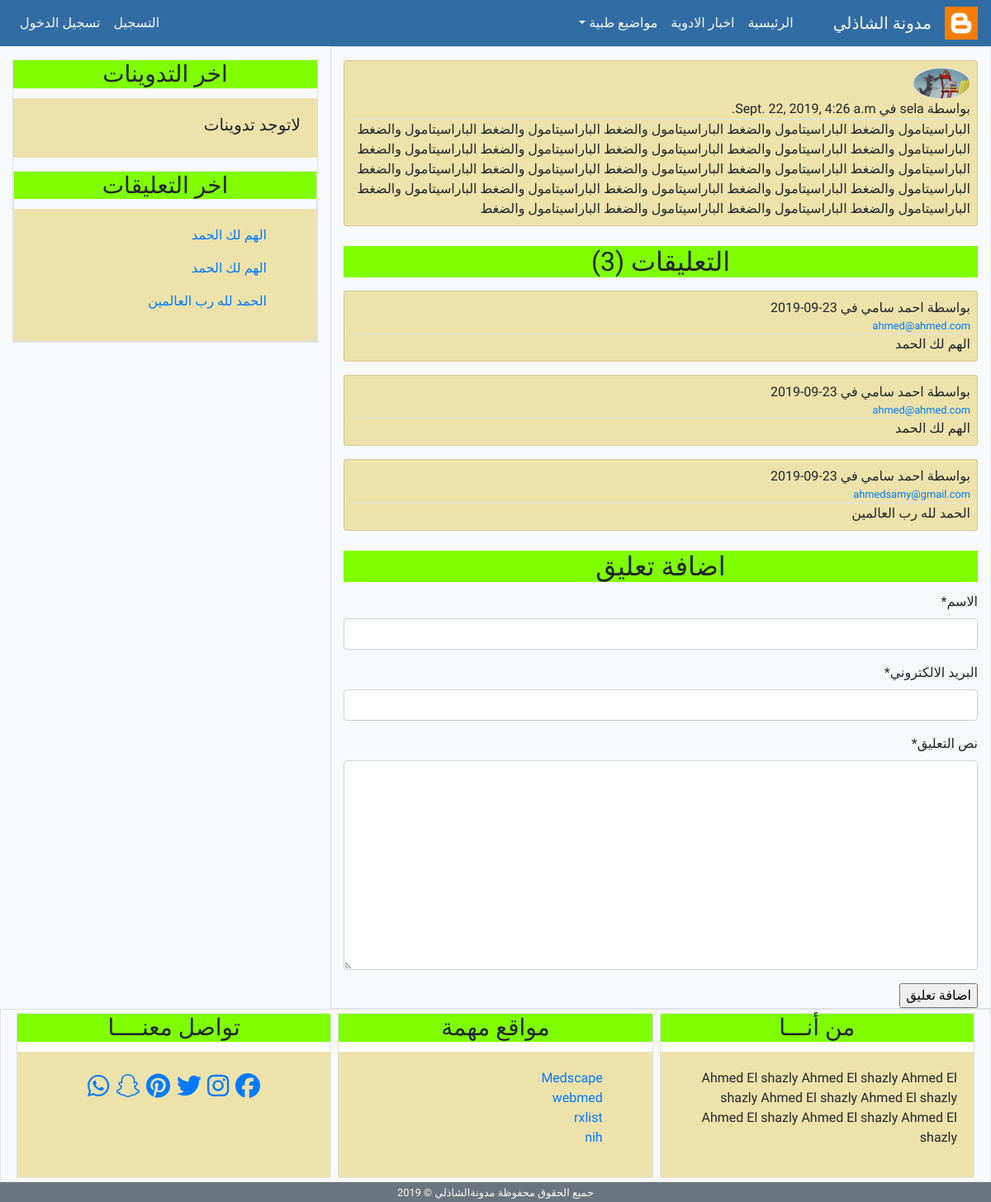
The page /post_details/1/ on the database its author committed.
### app/models.py (models this page shows, shortened)
class Post(models.Model):
    post_name = models.CharField(max_length=100)
    post_body = models.TextField(default="",verbose_name='نص التدوينة')
    email = models.EmailField()
    post_date = models.DateTimeField(default=timezone.now)
    post_update = models.DateTimeField(auto_now=True)
    active = models.BooleanField(default=False)
    auther = models.ForeignKey(User, on_delete=models.CASCADE, related_name='me')
    class Meta:
        ordering = ('-post_date',)

class Profile(models.Model):
    image = models.ImageField(default='default.jpg', upload_to='profile_images')
    user = models.OneToOneField(User, on_delete=models.CASCADE)

class Comment(models.Model):
    name = models.CharField(max_length=100, verbose_name='الاسم')
    comment_body = models.TextField(verbose_name='نص التعليق')
    email = models.EmailField(verbose_name='البريد الالكتروني')
    comment_date = models.DateTimeField(default=timezone.now)
    active = models.BooleanField(default=False)
    post = models.ForeignKey(Post,on_delete=models.CASCADE, related_name='comment')
    class Meta:
        ordering = ('-comment_date',)

### app/views.py (the view)
# urls.py: path('post_details/<int:post_id>/', views.post_details, name='post_details'),
def post_details(request, post_id):
    post = get_object_or_404(Post, pk = post_id)
    comments = post.comment.all()
    comment_form = CommentForm()
    if request.method == 'POST':
        comment_form= CommentForm(request.POST)
        if comment_form.is_valid():
            new_comment =comment_form.save(commit=False)
            new_comment.post= post
            new_comment.save()
            comment_form = CommentForm()
    else:
        comment_form = CommentForm()
    context = {
        'title': 'تفاصيل التدوينة',
        'post': post ,
        'comments': comments,
        'comment_form': comment_form,
    }
    return render(request, 'app/post_details.html', context)

### app/forms.py
class CommentForm(forms.ModelForm):
    class Meta:
        model = Comment
        fields = ('name','email','comment_body' )

### app/templates/app/post_details.html (shortened to what this page needs)
{% extends 'app/base.html' %}
{% load static %}
{% load crispy_forms_tags %}
{% block content %}
<div class="card mt-3 p-2 ">
    <img class="img-fluid rounded-circle border" width="70px" src="{{post.auther.profile.image.url}}" alt="صورة الناشر">
    <span class="border-bottom">بواسطة {{post.auther}} في {{post.post_date}}</span>
    <div class="">{{post.post_body}}</div>
</div>
<div class="mt-4">
    <h2 class="card-title text-center">التعليقات ({{comments.count}})</h3>
</div>
{% for comment in comments %}
<div class="card mt-3 p-2 ">
    <span>بواسطة {{comment.name}} في {{comment.comment_date|date:'d-m-Y'}}</span>
    <small class="border-bottom"><a href="mailto://{{comment.email}}">{{comment.email}}</a></small>
    <div class="">{{comment.comment_body}}</div>
</div>
{% endfor %}
<div class="mt-4">
        <h2 class="card-title text-center">اضافة تعليق </h3>
    </div>
    <form action="" method="POST">
        {{comment_form|crispy}}
        <input type="submit" value="اضافة تعليق">
    </form>
{% endblock content %}

### app/templates/app/latest_comments.html
{% for comment in comments %}
<ul>
    <li><a href="{% url 'post_details' post.pk %}">{{comment.comment_body}}</a></li>
</ul>
{% empty %}
<h5>لاتوجد تعليقات</h5>
{% endfor %}

### app/static/css/main.css (style rules this page uses)
html, body { direction: rtl; text-align: right; font-family: 'Tajawal', sans-serif; }
.card.mt-3.p-2 { background-color: rgb(238, 226, 171); }
.card-title { background-color: chartreuse; }
ul { list-style-type:none; }

### rows shown on the page
Post: auther.profile.image (picture), post_date "Sept. 22, 2019, 4:26 a.m.", post_body "الباراسيتامول والضغط الباراسيتامول والضغط الباراسيتامول والضغط الباراسيتامول والضغط الباراسيتامول والضغط الباراسيتامول والضغط الباراسيتامول والضغط الباراسيتامول والضغط الباراسيتامول والضغط الباراسيتامول والضغط الباراسيتامول والضغط الباراسيتامول والضغط الباراسيتامول والضغط الباراسيتامول والضغط الباراسيتامول والضغط الباراسيتامول والضغط الباراسيتامول والضغط الباراسيتامول والضغط الباراسيتامول والضغط الباراسيتامول والضغط الباراسيتامول والضغط الباراسيتامول والضغط الباراسيتامول والضغط الباراسيتامول والضغط", count "3"
Comment: name "احمد سامي", comment_date "23-09-2019", email "ahmed@ahmed.com", comment_body "الهم لك الحمد"
Comment: name "احمد سامي", comment_date "23-09-2019", email "ahmed@ahmed.com", comment_body "الهم لك الحمد"
Comment: name "احمد سامي", comment_date "23-09-2019", email "ahmedsamy@gmail.com", comment_body "الحمد لله رب العالمين"
